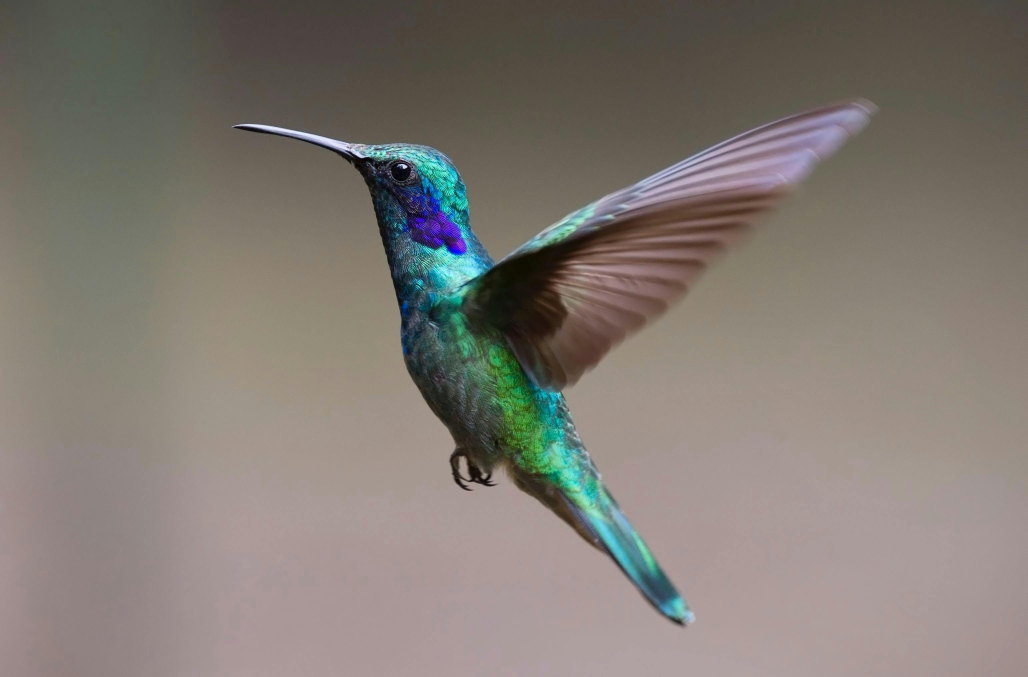
#> input picture openCV/data/bird.jpg, 3082 x 2031 px (shown at 1/3 size)
$ python crop.py
#> lines starting #> are read from the running program, lines starting #| are printed output that depends on the picture
import os
import cv2 as cv

# Crop

img = cv.imread(os.path.join('.','data','bird.jpg'))
#> img is the input picture: shape (2031, 3082, 3); mean B, G, R 114.9, 121.9, 129.1
img = cv.resize(img, (920,680))
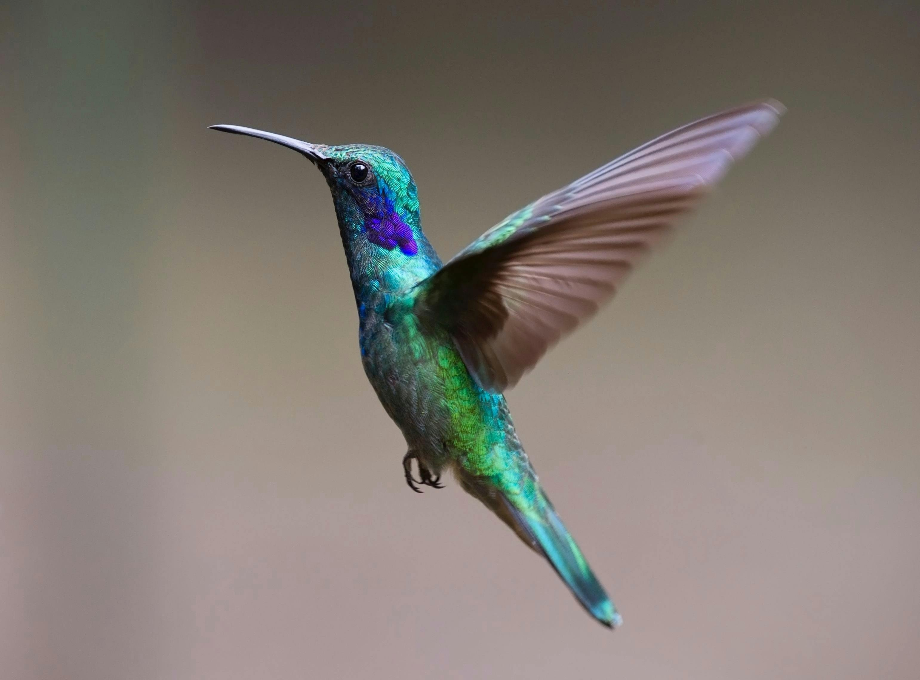
#> img: shape (680, 920, 3); mean B, G, R 114.9, 121.8, 129

cropped_img = img[80:600, 200:840] #y,x
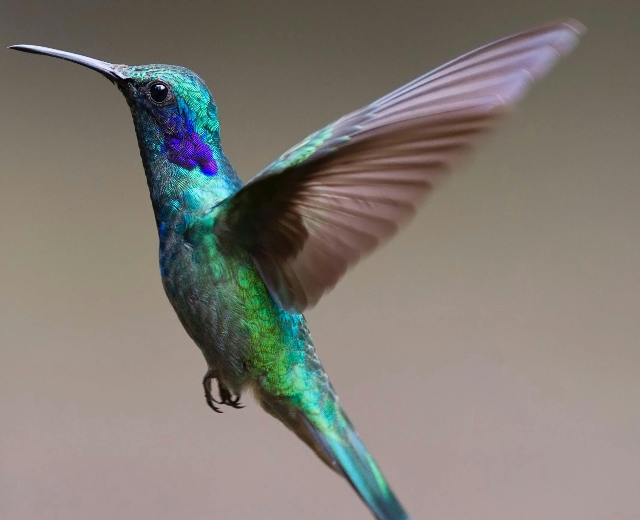
#> cropped_img: shape (520, 640, 3); mean B, G, R 116.2, 123.3, 129.1

cv.imshow('img', img)
cv.imshow('img2', cropped_img)
cv.waitKey(0)
